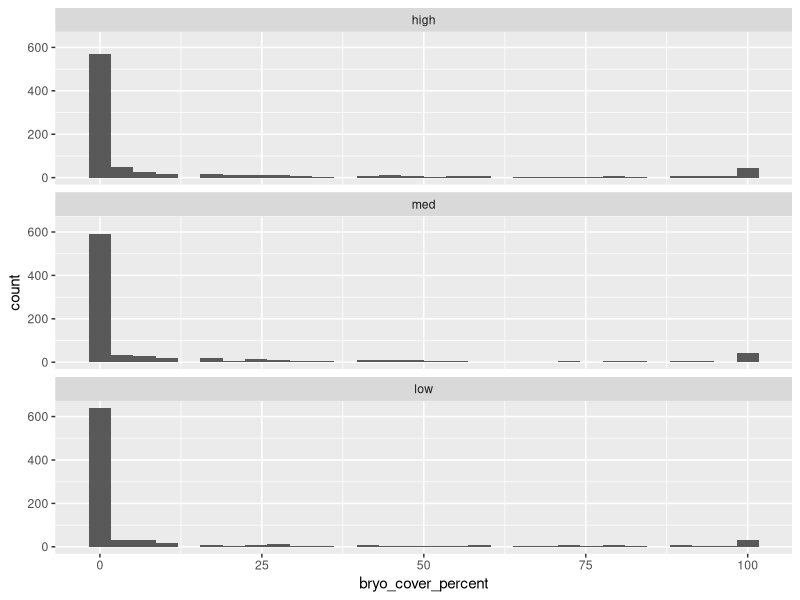
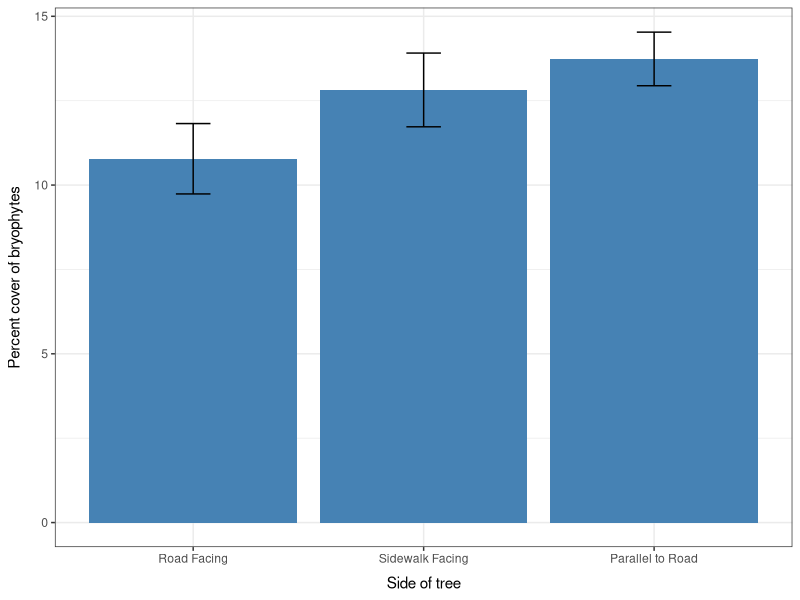
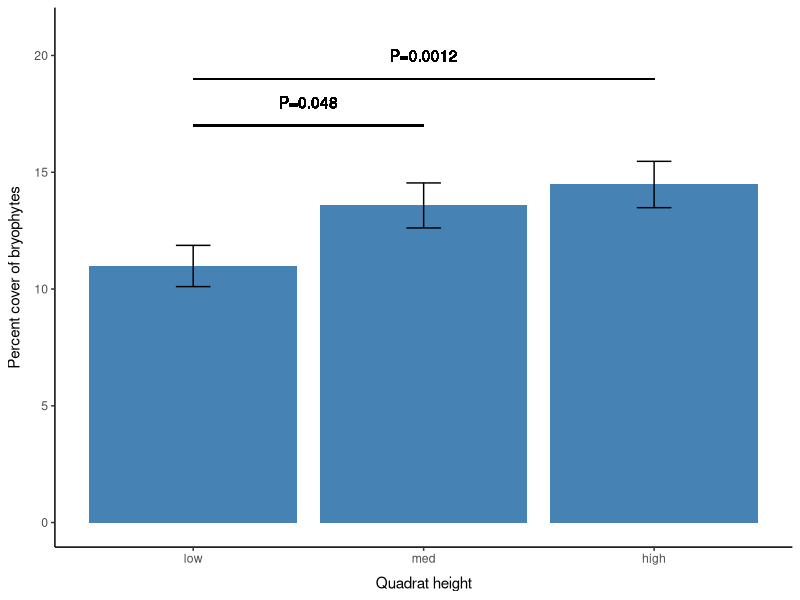
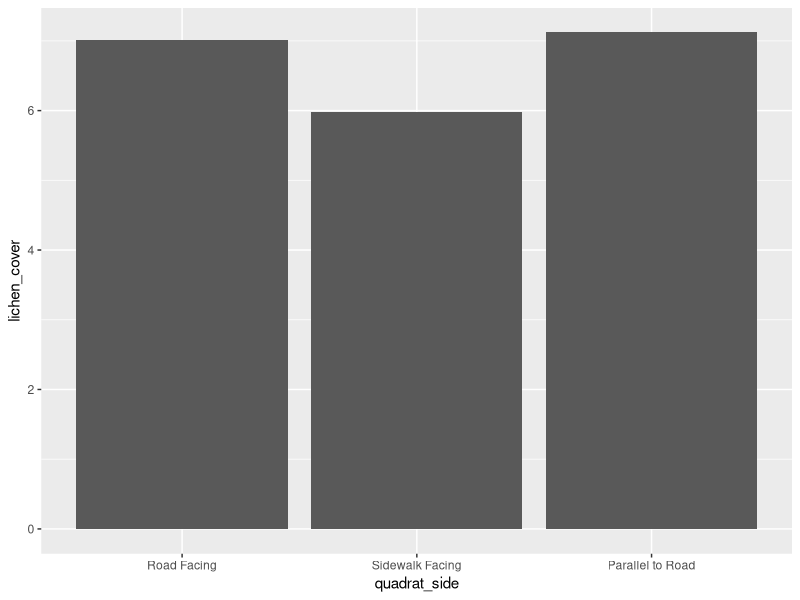
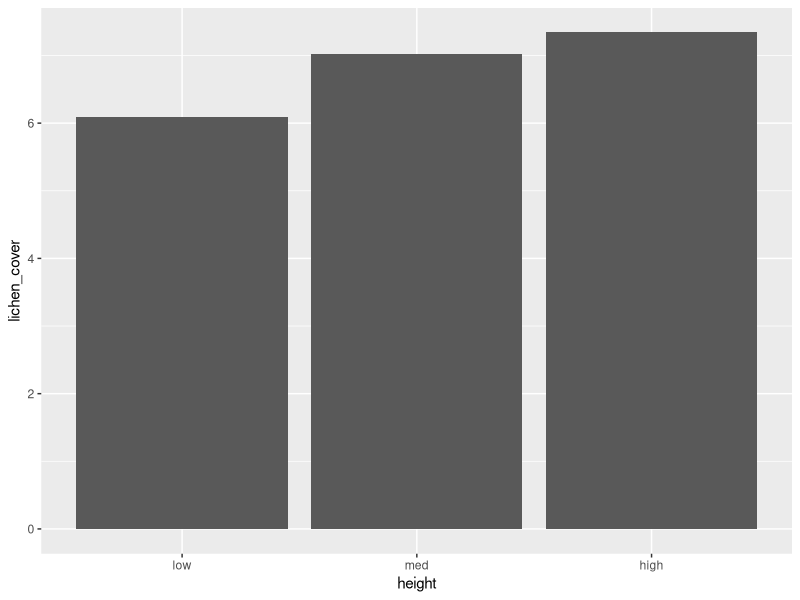

Reproduce these figures in R, in order.
#setwd("/Users/sean/Desktop/Moss_analysis/ENVR400-Moss")
library(tidyverse)
library(lme4)

### This is a script to for variations in abundnance with height
data_raw <- read.csv("combined_cleaned_data.csv", stringsAsFactors = TRUE)
data_raw$height <- as.character(data_raw$height)
data_raw$height[data_raw$height == "hig"] <- "high"
data_raw$height <- as.factor(data_raw$height)
data_raw$quadrat_side <- ""

#for west roads
data_raw$quadrat_side[data_raw$road_side == "WR" & data_raw$aspect == "West"] <- "Road Facing"
data_raw$quadrat_side[data_raw$road_side == "WR" & data_raw$aspect == "East"] <- "Sidewalk Facing"
data_raw$quadrat_side[data_raw$road_side == "WR" & data_raw$aspect == "North"] <- "Parallel to Road"
data_raw$quadrat_side[data_raw$road_side == "WR" & data_raw$aspect == "South"] <- "Parallel to Road"

#for east roads
data_raw$quadrat_side[data_raw$road_side == "ER" & data_raw$aspect == "East"] <- "Road Facing"
data_raw$quadrat_side[data_raw$road_side == "ER" & data_raw$aspect == "West"] <- "Sidewalk Facing"
data_raw$quadrat_side[data_raw$road_side == "ER" & data_raw$aspect == "North"] <- "Parallel to Road"
data_raw$quadrat_side[data_raw$road_side == "ER" & data_raw$aspect == "South"] <- "Parallel to Road"

#for north roads
data_raw$quadrat_side[data_raw$road_side == "NR" & data_raw$aspect == "East"] <- "Parallel to Road"
data_raw$quadrat_side[data_raw$road_side == "NR" & data_raw$aspect == "West"] <- "Parallel to Road"
data_raw$quadrat_side[data_raw$road_side == "NR" & data_raw$aspect == "North"] <- "Road Facing"
data_raw$quadrat_side[data_raw$road_side == "NR" & data_raw$aspect == "South"] <- "Sidewalk Facing"

#for south roads
data_raw$quadrat_side[data_raw$road_side == "SR" & data_raw$aspect == "East"] <- "Parallel to Road"
data_raw$quadrat_side[data_raw$road_side == "SR" & data_raw$aspect == "West"] <- "Parallel to Road"
data_raw$quadrat_side[data_raw$road_side == "SR" & data_raw$aspect == "South"] <- "Road Facing"
data_raw$quadrat_side[data_raw$road_side == "SR" & data_raw$aspect == "North"] <- "Sidewalk Facing"

#add NAs. instead of missing values
data_raw$quadrat_side[data_raw$quadrat_side == ""] <- NA
# Code quadrat_side factors to be in different order
data_raw$quadrat_side <- factor(data_raw$quadrat_side, levels = c("Road Facing", "Sidewalk Facing", "Parallel to Road"))
data_raw$height <- factor(data_raw$height, levels = c("high", "med", "low"))

# add percent cover columns for graphing
data_raw$bryo_cover_percent <- 100*data_raw$bryo_cover/25
data_raw$lichen_cover_percent <- 100*data_raw$lichen_cover/25

##### Simple summary data
summary_data_height <- data_raw %>% 
  group_by(height) %>% 
  summarize(lichen_mean_cover = mean(lichen_cover_percent, na.rm = TRUE),
            moss_mean_cover = mean(bryo_cover_percent, na.rm = TRUE),
            lichen_median_cover = median(lichen_cover_percent, na.rm = TRUE),
            moss_median_cover = median(bryo_cover_percent, na.rm = TRUE),
            count = n())





##Test model on bryophytes
data_raw$tree_id <- as.factor(data_raw$tree_id)

#do a histogram
ggplot(data_raw, aes(x=bryo_cover_percent)) +
  geom_histogram() +
  facet_wrap(~height, ncol=1)


test_model_bryo <- glmer.nb(bryo_cover~quadrat_side+height+ (1|tree_id), data = data_raw)
summary(test_model_bryo)

#now change factor order so low is first, the re run same model
data_raw$height <- factor(data_raw$height, levels = c("low", "med", "high"))
test_model_bryo <- glmer.nb(bryo_cover~quadrat_side+height+ (1|tree_id), data = data_raw) 
summary(test_model_bryo)

#Plots for bryo
ggplot(filter(data_raw, quadrat_side != is.na(quadrat_side)), aes(x=quadrat_side, y = bryo_cover_percent)) +
  stat_summary(fun = "mean", geom = "bar", fill = "steelblue") +
  stat_summary(fun.data = "mean_se", geom="errorbar", width = 0.15) +
  labs(x="Side of tree",
       y = "Percent cover of bryophytes") +
  theme_bw() +
  theme(axis.text.x = element_text(margin = margin(t=2, b=5)),
        axis.text.y = element_text(margin = margin(l=5, r=2)))


ggplot(data_raw, aes(x=height, y = bryo_cover_percent)) +
  stat_summary(fun = "mean", geom = "bar", fill = "steelblue") +
  stat_summary(fun.data = "mean_se", geom="errorbar", width = 0.15) +
  labs(x="Quadrat height",
       y = "Percent cover of bryophytes") +
  coord_cartesian(ylim = c(0, 21)) +
  geom_segment(x=1,y=17,xend=2,yend=17) +
  geom_segment(x=1,y=19,xend=3,yend=19) +
  geom_text(x=2,y=20,label="P=0.0012") +
  geom_text(x=1.5,y=18,label="P=0.048") +
  theme_classic() +
  theme(axis.text.x = element_text(margin = margin(t=2, b=5)),
        axis.text.y = element_text(margin = margin(l=5, r=2)))

#Plots for lichen
ggplot(filter(data_raw, quadrat_side != is.na(quadrat_side)), aes(x=quadrat_side, y = lichen_cover)) +
  stat_summary(fun = "mean", geom = "bar")

ggplot(data_raw, aes(x=height, y = lichen_cover)) +
  stat_summary(fun = "mean", geom = "bar")

summary(glmer.nb(lichen_cover~height + (1|tree_id), data = data_raw))
